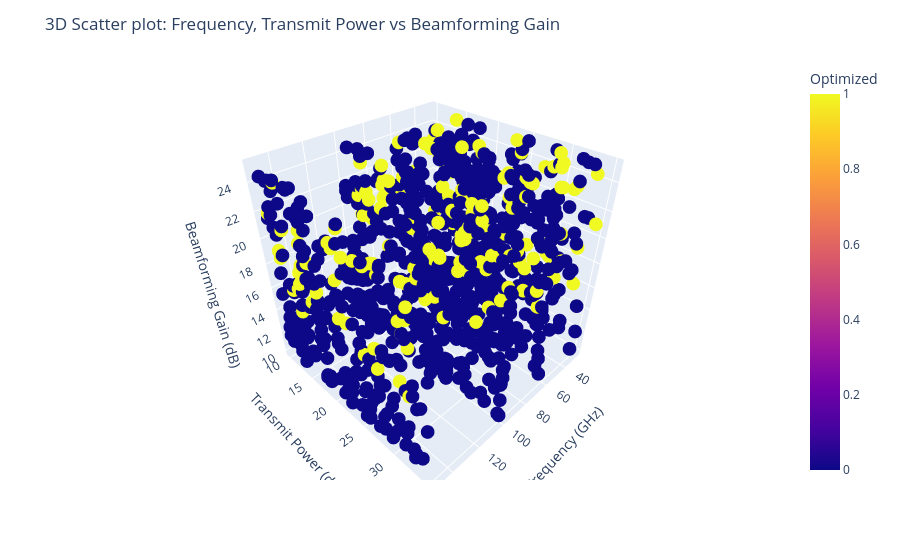

Notebook code cell kept with this figure:
### Code cell
# Interactive 3D scatter plot
import plotly.express as px

fig = px.scatter_3d(df, x='Frequency (GHz)', y='Transmit Power (dBm)', z='Beamforming Gain (dB)', color='Optimized')
fig.update_layout(title='3D Scatter plot: Frequency, Transmit Power vs Beamforming Gain')
fig.show()

### Figure 1 — Plotly figure (JSON) as saved in the notebook; plotly's stock layout.template omitted (floating-point values rounded to 4 significant figures; data arrays with more than 128 entries replaced by an {"elided": "..."} marker saying what was removed)
{"data": [{"hovertemplate": "Frequency (GHz)=%{x}<br>Transmit Power (dBm)=%{y}<br>Beamforming Gain (dB)=%{z}<br>Optimized=%{marker.color}<extra></extra>", "legendgroup": "", "marker": {"color": {"elided": "1000 int values"}, "coloraxis": "coloraxis", "symbol": "circle"}, "mode": "markers", "name": "", "scene": "scene", "showlegend": false, "type": "scatter3d", "x": {"elided": "1000 int values"}, "y": {"elided": "1000 float values"}, "z": {"elided": "1000 float values"}}], "layout": {"coloraxis": {"colorbar": {"title": {"text": "Optimized"}}, "colorscale": [[0, "#0d0887"], [0.1111, "#46039f"], [0.2222, "#7201a8"], [0.3333, "#9c179e"], [0.4444, "#bd3786"], [0.5556, "#d8576b"], [0.6667, "#ed7953"], [0.7778, "#fb9f3a"], [0.8889, "#fdca26"], [1, "#f0f921"]]}, "legend": {"tracegroupgap": 0}, "margin": {"t": 60}, "scene": {"domain": {"x": [0, 1], "y": [0, 1]}, "xaxis": {"title": {"text": "Frequency (GHz)"}}, "yaxis": {"title": {"text": "Transmit Power (dBm)"}}, "zaxis": {"title": {"text": "Beamforming Gain (dB)"}}}, "title": {"text": "3D Scatter plot: Frequency, Transmit Power vs Beamforming Gain"}}}
